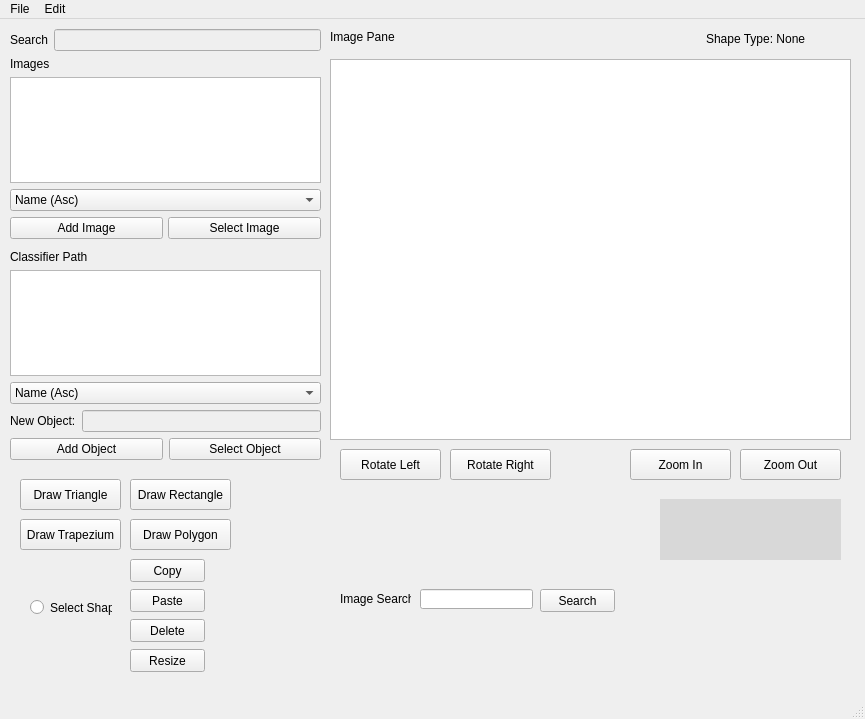
<?xml version="1.0" encoding="UTF-8"?>
<ui version="4.0">
 <class>MainWindow</class>
 <widget class="QMainWindow" name="MainWindow">
  <property name="geometry">
   <rect>
    <x>0</x>
    <y>0</y>
    <width>865</width>
    <height>719</height>
   </rect>
  </property>
  <property name="windowTitle">
   <string>MainWindow</string>
  </property>
  <widget class="QWidget" name="centralwidget">
   <widget class="matDisplay" name="graphicsView">
    <property name="geometry">
     <rect>
      <x>330</x>
      <y>40</y>
      <width>521</width>
      <height>381</height>
     </rect>
    </property>
   </widget>
   <widget class="QPushButton" name="ZoomInButton">
    <property name="geometry">
     <rect>
      <x>630</x>
      <y>430</y>
      <width>101</width>
      <height>31</height>
     </rect>
    </property>
    <property name="text">
     <string>Zoom In</string>
    </property>
   </widget>
   <widget class="QPushButton" name="ZoomOutButton">
    <property name="geometry">
     <rect>
      <x>740</x>
      <y>430</y>
      <width>101</width>
      <height>31</height>
     </rect>
    </property>
    <property name="text">
     <string>Zoom Out</string>
    </property>
   </widget>
   <widget class="QPushButton" name="DrawTriangleButton">
    <property name="geometry">
     <rect>
      <x>20</x>
      <y>460</y>
      <width>101</width>
      <height>31</height>
     </rect>
    </property>
    <property name="text">
     <string>Draw Triangle</string>
    </property>
   </widget>
   <widget class="QPushButton" name="DrawRectButton">
    <property name="geometry">
     <rect>
      <x>130</x>
      <y>460</y>
      <width>101</width>
      <height>31</height>
     </rect>
    </property>
    <property name="text">
     <string>Draw Rectangle</string>
    </property>
    <property name="checkable">
     <bool>true</bool>
    </property>
   </widget>
   <widget class="QPushButton" name="DrawTrapButton">
    <property name="geometry">
     <rect>
      <x>20</x>
      <y>500</y>
      <width>101</width>
      <height>31</height>
     </rect>
    </property>
    <property name="text">
     <string>Draw Trapezium</string>
    </property>
   </widget>
   <widget class="QPushButton" name="DrawPolyButton">
    <property name="geometry">
     <rect>
      <x>130</x>
      <y>500</y>
      <width>101</width>
      <height>31</height>
     </rect>
    </property>
    <property name="text">
     <string>Draw Polygon</string>
    </property>
   </widget>
   <widget class="QLabel" name="label_3">
    <property name="geometry">
     <rect>
      <x>330</x>
      <y>10</y>
      <width>111</width>
      <height>16</height>
     </rect>
    </property>
    <property name="text">
     <string>Image Pane</string>
    </property>
   </widget>
   <widget class="QPushButton" name="RotateLButton">
    <property name="geometry">
     <rect>
      <x>340</x>
      <y>430</y>
      <width>101</width>
      <height>31</height>
     </rect>
    </property>
    <property name="text">
     <string>Rotate Left</string>
    </property>
   </widget>
   <widget class="QPushButton" name="RotateRButton">
    <property name="geometry">
     <rect>
      <x>450</x>
      <y>430</y>
      <width>101</width>
      <height>31</height>
     </rect>
    </property>
    <property name="text">
     <string>Rotate Right</string>
    </property>
   </widget>
   <widget class="QWidget" name="verticalLayoutWidget">
    <property name="geometry">
     <rect>
      <x>10</x>
      <y>10</y>
      <width>311</width>
      <height>431</height>
     </rect>
    </property>
    <layout class="QVBoxLayout" name="verticalLayout">
     <item>
      <layout class="QHBoxLayout" name="newClassLayout_3">
       <item>
        <widget class="QLabel" name="newClass_3">
         <property name="enabled">
          <bool>true</bool>
         </property>
         <property name="text">
          <string>Search</string>
         </property>
        </widget>
       </item>
       <item>
        <widget class="QLineEdit" name="newClassLineEdit_3">
         <property name="enabled">
          <bool>false</bool>
         </property>
        </widget>
       </item>
      </layout>
     </item>
     <item>
      <widget class="QLabel" name="ImagesLabel">
       <property name="text">
        <string>Images</string>
       </property>
      </widget>
     </item>
     <item>
      <widget class="QListWidget" name="ImagesWindow"/>
     </item>
     <item>
      <widget class="QComboBox" name="sortImageBy">
       <item>
        <property name="text">
         <string>Name (Asc)</string>
        </property>
       </item>
       <item>
        <property name="text">
         <string>Name (Desc)</string>
        </property>
       </item>
       <item>
        <property name="text">
         <string>Date (Asc)</string>
        </property>
       </item>
       <item>
        <property name="text">
         <string>Date (Desc)</string>
        </property>
       </item>
      </widget>
     </item>
     <item>
      <layout class="QHBoxLayout" name="horizontalLayout">
       <property name="spacing">
        <number>5</number>
       </property>
       <property name="bottomMargin">
        <number>5</number>
       </property>
       <item>
        <widget class="QPushButton" name="AddImageButton">
         <property name="text">
          <string>Add Image</string>
         </property>
        </widget>
       </item>
       <item>
        <widget class="QPushButton" name="selectImage">
         <property name="text">
          <string>Select Image</string>
         </property>
        </widget>
       </item>
      </layout>
     </item>
     <item>
      <widget class="QLabel" name="ClassLabel">
       <property name="text">
        <string>Classifier Path</string>
       </property>
      </widget>
     </item>
     <item>
      <widget class="QListWidget" name="ClassWindow"/>
     </item>
     <item>
      <widget class="QComboBox" name="sortClassBy">
       <item>
        <property name="text">
         <string>Name (Asc)</string>
        </property>
       </item>
       <item>
        <property name="text">
         <string>Name (Desc)</string>
        </property>
       </item>
      </widget>
     </item>
     <item>
      <layout class="QHBoxLayout" name="newClassLayout">
       <item>
        <widget class="QLabel" name="newClass">
         <property name="enabled">
          <bool>true</bool>
         </property>
         <property name="text">
          <string>New Object:</string>
         </property>
        </widget>
       </item>
       <item>
        <widget class="QLineEdit" name="newClassLineEdit">
         <property name="enabled">
          <bool>false</bool>
         </property>
        </widget>
       </item>
      </layout>
     </item>
     <item>
      <layout class="QHBoxLayout" name="horizontalLayout_2">
       <item>
        <widget class="QPushButton" name="addClassButton">
         <property name="text">
          <string>Add Object</string>
         </property>
        </widget>
       </item>
       <item>
        <widget class="QPushButton" name="selectClassButton">
         <property name="text">
          <string>Select Object</string>
         </property>
        </widget>
       </item>
      </layout>
     </item>
    </layout>
   </widget>
   <widget class="QLabel" name="mouse_position_label">
    <property name="geometry">
     <rect>
      <x>660</x>
      <y>480</y>
      <width>181</width>
      <height>61</height>
     </rect>
    </property>
    <property name="styleSheet">
     <string notr="true">background-color: rgb(216, 216, 216);</string>
    </property>
    <property name="text">
     <string/>
    </property>
   </widget>
   <widget class="QRadioButton" name="radioButton">
    <property name="geometry">
     <rect>
      <x>30</x>
      <y>580</y>
      <width>82</width>
      <height>17</height>
     </rect>
    </property>
    <property name="text">
     <string>Select Shape</string>
    </property>
   </widget>
   <widget class="QPushButton" name="pasteShape">
    <property name="geometry">
     <rect>
      <x>130</x>
      <y>570</y>
      <width>75</width>
      <height>23</height>
     </rect>
    </property>
    <property name="text">
     <string>Paste</string>
    </property>
   </widget>
   <widget class="QPushButton" name="copyShape">
    <property name="geometry">
     <rect>
      <x>130</x>
      <y>540</y>
      <width>75</width>
      <height>23</height>
     </rect>
    </property>
    <property name="text">
     <string>Copy</string>
    </property>
   </widget>
   <widget class="QPushButton" name="deleteShape">
    <property name="geometry">
     <rect>
      <x>130</x>
      <y>600</y>
      <width>75</width>
      <height>23</height>
     </rect>
    </property>
    <property name="text">
     <string>Delete</string>
    </property>
   </widget>
   <widget class="QPushButton" name="resizeShape">
    <property name="geometry">
     <rect>
      <x>130</x>
      <y>630</y>
      <width>75</width>
      <height>23</height>
     </rect>
    </property>
    <property name="text">
     <string>Resize</string>
    </property>
   </widget>
   <widget class="QLabel" name="shapeTypeLabel">
    <property name="geometry">
     <rect>
      <x>706</x>
      <y>10</y>
      <width>141</width>
      <height>20</height>
     </rect>
    </property>
    <property name="text">
     <string>Shape Type: None</string>
    </property>
   </widget>
   <widget class="QLineEdit" name="ImageSearchLine">
    <property name="geometry">
     <rect>
      <x>420</x>
      <y>570</y>
      <width>113</width>
      <height>20</height>
     </rect>
    </property>
   </widget>
   <widget class="QLabel" name="ImageSearchLabel">
    <property name="geometry">
     <rect>
      <x>340</x>
      <y>570</y>
      <width>71</width>
      <height>20</height>
     </rect>
    </property>
    <property name="text">
     <string>Image Search:</string>
    </property>
   </widget>
   <widget class="QPushButton" name="ImageSearchButton">
    <property name="geometry">
     <rect>
      <x>540</x>
      <y>570</y>
      <width>75</width>
      <height>23</height>
     </rect>
    </property>
    <property name="text">
     <string>Search</string>
    </property>
   </widget>
  </widget>
  <widget class="QMenuBar" name="menubar">
   <property name="geometry">
    <rect>
     <x>0</x>
     <y>0</y>
     <width>865</width>
     <height>21</height>
    </rect>
   </property>
   <widget class="QMenu" name="menuFile">
    <property name="title">
     <string>File</string>
    </property>
    <addaction name="actionOpen"/>
    <addaction name="actionSave"/>
    <addaction name="actionQuit"/>
   </widget>
   <widget class="QMenu" name="menuEdit">
    <property name="title">
     <string>Edit</string>
    </property>
    <addaction name="actionCopy"/>
    <addaction name="actionPaste"/>
   </widget>
   <addaction name="menuFile"/>
   <addaction name="menuEdit"/>
  </widget>
  <widget class="QStatusBar" name="statusbar"/>
  <action name="actionOpen">
   <property name="text">
    <string>Open</string>
   </property>
  </action>
  <action name="actionSave">
   <property name="text">
    <string>Save</string>
   </property>
  </action>
  <action name="actionCopy">
   <property name="text">
    <string>Copy</string>
   </property>
  </action>
  <action name="actionQuit">
   <property name="text">
    <string>Quit</string>
   </property>
  </action>
  <action name="actionPaste">
   <property name="text">
    <string>Paste</string>
   </property>
  </action>
 </widget>
 <customwidgets>
  <customwidget>
   <class>matDisplay</class>
   <extends>QGraphicsView</extends>
   <header location="global">matdisplay.h</header>
  </customwidget>
 </customwidgets>
 <resources/>
 <connections/>
</ui>
